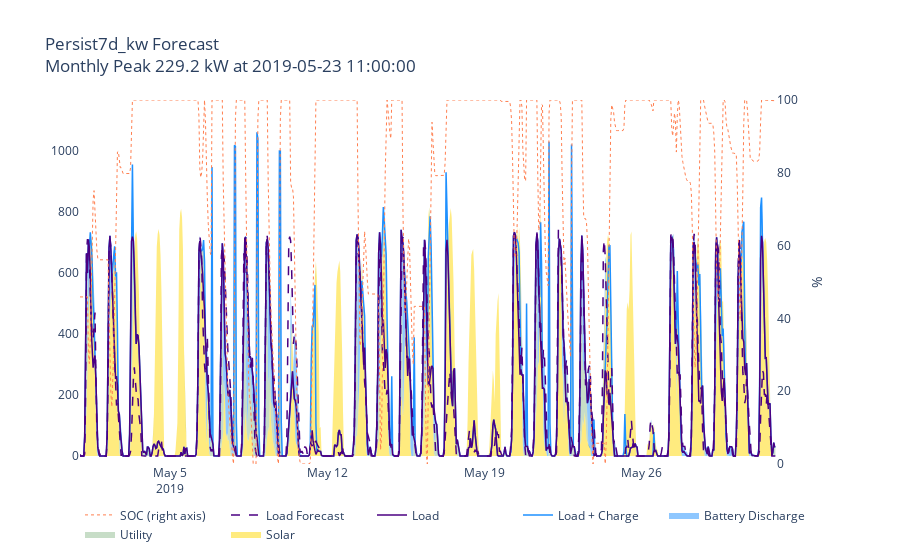

The notebook cell saved with this chart:
### Code cell
monthly_peaks = calc_monthly_peaks2(dispatch.grid,peak_hours)
if monthly_peaks is not None:
    peak = monthly_peaks.iloc[month-1]['grid kw']
    t_peak = monthly_peaks.iloc[month-1]['grid t']
else:
    peak = None
    t_peak = None   

begin = t_peak - pd.Timedelta('1h')*36
end = t_peak + pd.Timedelta('1h')*36

f = plotly_stacked(dispatch.loc[f'2019-{month}'],#[begin:end],
                    solar='pv',
                    load='load',
                    load_forecast='load_forecast',
                    batt='batt',
                    utility='grid',
                    soc='soc',
                    theme='plotly',
                    title=f'{forecast} Forecast<br>Monthly Peak {peak} kW at {t_peak}')

### Figure 1 — Plotly figure (JSON) as saved in the notebook; plotly's stock layout.template omitted (floating-point values rounded to 4 significant figures; data arrays with more than 128 entries replaced by an {"elided": "..."} marker saying what was removed)
{"data": [{"line": {"color": "gold", "width": 0}, "mode": "lines", "name": "Solar", "stackgroup": "one", "type": "scatter", "x": {"elided": "744 str values"}, "xaxis": "x", "y": {"elided": "744 float values"}, "yaxis": "y"}, {"line": {"color": "darkseagreen", "width": 0}, "mode": "lines", "name": "Utility", "stackgroup": "one", "type": "scatter", "x": {"elided": "744 str values"}, "xaxis": "x", "y": {"elided": "744 float values"}, "yaxis": "y"}, {"line": {"color": "dodgerblue", "width": 0}, "mode": "lines", "name": "Battery Discharge", "stackgroup": "one", "type": "scatter", "x": {"elided": "744 str values"}, "xaxis": "x", "y": {"elided": "744 float values"}, "yaxis": "y"}, {"line": {"color": "dodgerblue", "width": 1.5}, "mode": "lines", "name": "Load + Charge", "type": "scatter", "x": {"elided": "744 str values"}, "xaxis": "x", "y": {"elided": "744 float values"}, "yaxis": "y"}, {"line": {"color": "indigo", "width": 1.5}, "mode": "lines", "name": "Load", "type": "scatter", "x": {"elided": "744 str values"}, "xaxis": "x", "y": {"elided": "744 float values"}, "yaxis": "y"}, {"line": {"color": "indigo", "dash": "dash", "width": 1.5}, "mode": "lines", "name": "Load Forecast", "type": "scatter", "x": {"elided": "744 str values"}, "xaxis": "x", "y": {"elided": "744 float values"}, "yaxis": "y"}, {"line": {"color": "coral", "dash": "dot", "width": 1}, "mode": "lines", "name": "SOC (right axis)", "type": "scatter", "x": {"elided": "744 str values"}, "xaxis": "x", "y": {"elided": "744 float values"}, "yaxis": "y2"}], "layout": {"hovermode": "x", "legend": {"orientation": "h", "traceorder": "reversed"}, "paper_bgcolor": "rgba(0,0,0,0)", "plot_bgcolor": "rgba(0,0,0,0)", "title": {"text": "Persist7d_kw Forecast<br>Monthly Peak 229.2 kW at 2019-05-23 11:00:00"}, "xaxis": {"anchor": "y", "domain": [0, 0.94]}, "yaxis": {"anchor": "x", "domain": [0, 1], "range": [-26.53, 1167.0]}, "yaxis2": {"anchor": "x", "overlaying": "y", "range": [0, 100], "side": "right", "title": {"text": "%"}}}}
